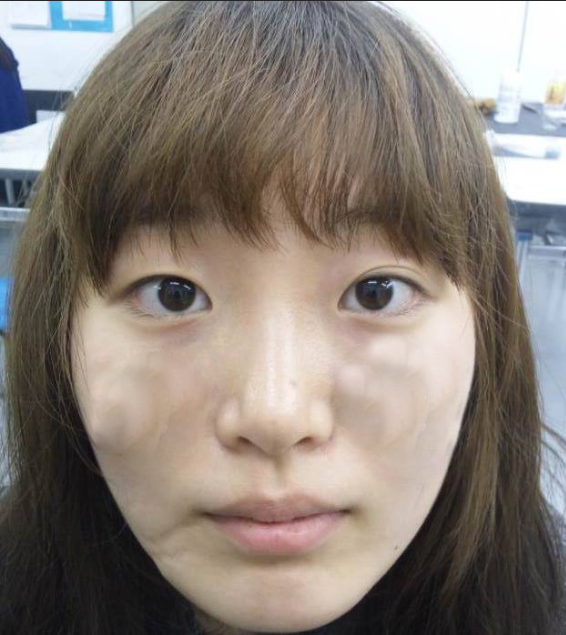
#> input picture Reconocimiento Facial/cara.jpg, 566 x 635 px
$ jupyter execute 'Practica Uno.ipynb'
#> lines starting #> are read from the running program, lines starting #| are printed output that depends on the picture
[cell 1]
import cv2

face_cascade = cv2.CascadeClassifier("haarcascade_frontalface_default.xml")

### Cambiar entre cara.jpg y caraModificada.jpg.

our_image_color = cv2.imread("cara.jpg")
#> our_image_color is the input picture: shape (635, 566, 3); mean B, G, R 118.5, 126.2, 135.8
our_image_gray = cv2.cvtColor(our_image_color,cv2.COLOR_BGR2GRAY)
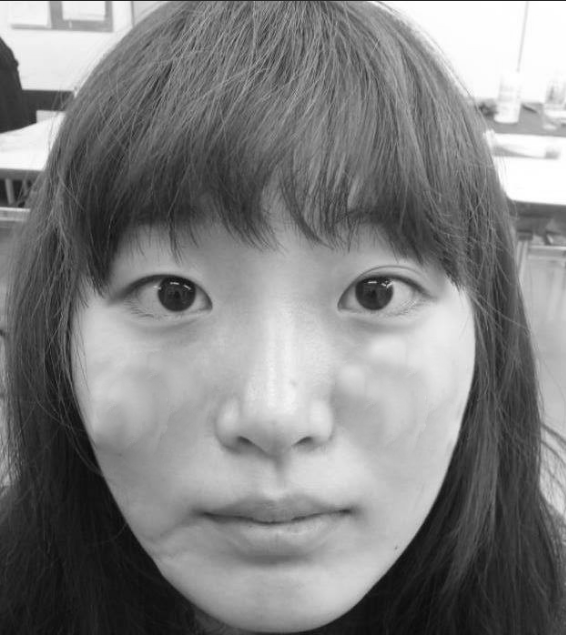
#> our_image_gray: shape (635, 566); min 10, max 255, mean 128.2

faces = face_cascade.detectMultiScale(our_image_gray,
scaleFactor = 1.05,
minNeighbors = 5
)
#> faces = [[34, 131, 476, 476]]

print(faces)
#| [[ 34 131 476 476]]

for x, y, w, h in faces:
    our_image_rect = cv2.rectangle(our_image_color, (x,y), (x+w,y+h), (0,255,0), 3)
#> this loop made 1 pass
#> pass 1, `our_image_rect = cv2.rectangle(our_image_color, (x,y), (x+w,y+h), (0,2..`:
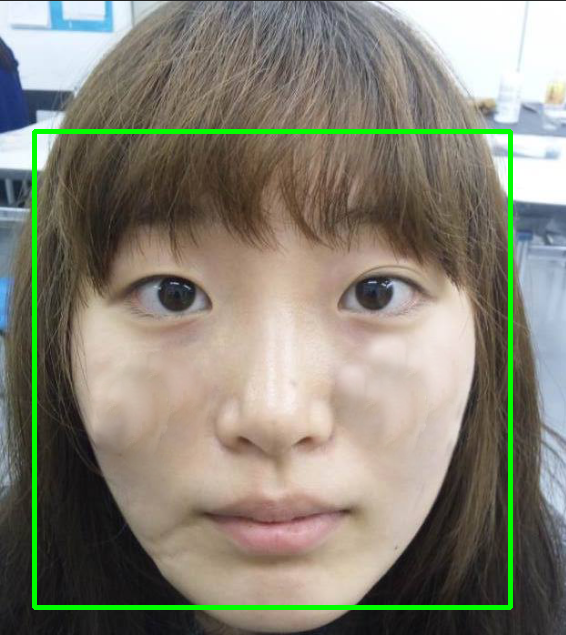
#> our_image_rect: shape (635, 566, 3); mean B, G, R 116.3, 130.6, 133.2

cv2.imshow("Face Detection", our_image_rect)
cv2.waitKey(0)
cv2.destroyAllWindows
